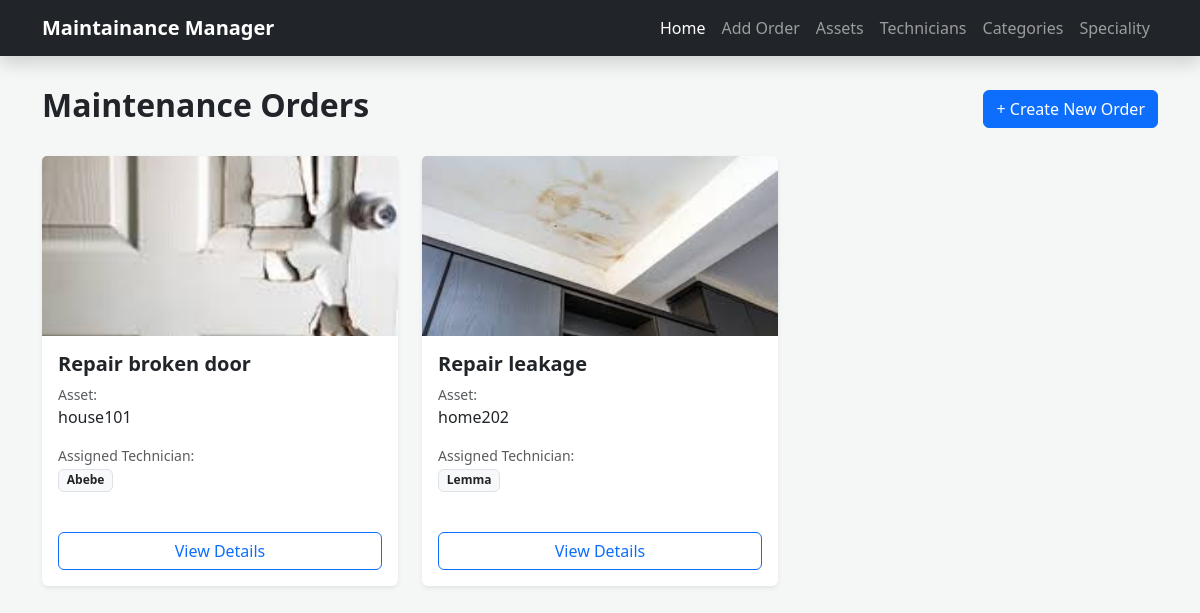
The page / on the database its author committed.
### maintain/models.py (models this page shows, shortened)
class Order(models.Model):
    name = models.CharField(max_length=100)
    image = models.ImageField(upload_to='media/')
    asset = models.ForeignKey(Asset,on_delete=models.CASCADE)
    technician = models.ForeignKey(Technician,on_delete=models.SET_NULL,null=True)
    visibility = models.BooleanField(default=True)
    created_at = models.DateTimeField(auto_now_add=True)

class Asset(models.Model):
    name = models.CharField(max_length=100,default='unnamed asset')
    owner_name = models.CharField(max_length=100)
    serial_number = models.CharField(max_length=100, unique=True)
    catagory = models.ForeignKey(Catagory,on_delete=models.SET_NULL,null=True)

class Technician(models.Model):
    name = models.CharField(max_length=100)
    Speciality = models.ForeignKey(Speciality,on_delete=models.SET_NULL,null=True)

### maintain/views.py (the view)
# urls.py: path('', order, name='order'),
def order(request):
    order = Order.objects.filter(visibility=True).order_by('-created_at')
    return render(request, 'home.html', {'orders': order})

### maintain/templates/home.html (shortened to what this page needs)
<!DOCTYPE html>
<html lang="en">
<head>
    <link href="https://cdn.jsdelivr.net/npm/bootstrap@5.3.0/dist/css/bootstrap.min.css" rel="stylesheet">
</head>
<body>
    <nav class="navbar navbar-expand-lg navbar-dark bg-dark shadow">
        <div class="container">
            <a class="navbar-brand fw-bold" href="{% url 'order' %}">Maintainance Manager</a>
            <div class="collapse navbar-collapse" id="navbarNav">
                <ul class="navbar-nav ms-auto">
                    <li class="nav-item"><a class="nav-link active" href="{% url 'order' %}">Home</a></li>
                    <li class="nav-item"><a class="nav-link" href="{% url 'add_order' %}">Add Order</a></li>
                    <li class="nav-item"><a class="nav-link" href="{% url 'asset_list' %}">Assets</a></li>
                    <li class="nav-item"><a class="nav-link" href="{% url 'technician_list' %}">Technicians</a></li>
                    <li class="nav-item"><a class="nav-link" href="{% url 'category_list' %}">Categories</a></li>
                    <li class="nav-item"><a class="nav-link" href="{% url 'speciality_list' %}">Speciality</a></li>
                </ul>
            </div>
        </div>
    </nav>
    <div class="container">
        <div class="d-flex justify-content-between align-items-center mb-4">
            <h1 class="h2 fw-bold text-dark">Maintenance Orders</h1>
            <a href="{% url 'add_order' %}" class="btn btn-primary">+ Create New Order</a>
        </div>
        <div class="row row-cols-1 row-cols-md-2 row-cols-lg-3 g-4">
            {% for order in orders %}
            <div class="col">
                <div class="card order-card shadow-sm h-100">
                    <img src="{{ order.image.url }}" class="card-img-top order-img" alt="{{ order.name }}">
                    <div class="card-body">
                        <h5 class="card-title fw-bold text-truncate">{{ order.name }}</h5>
                        <div class="mb-3">
                            <small class="text-muted d-block">Asset:</small>
                            <span class="fw-medium">{{ order.asset.name }}</span>
                        </div>
                        <div class="mb-3">
                            <small class="text-muted d-block">Assigned Technician:</small>
                            <span class="badge bg-light text-dark border">{{ order.technician.name }}</span>
                        </div>
                    </div>
                    <div class="card-footer bg-transparent border-0 pb-3">
                        <a href="{% url 'order_detail' order.name %}" class="btn btn-outline-primary w-100">View
                            Details</a>
                    </div>
                </div>
            </div>
            {% endfor %}
        </div>
    </div>
</body>
</html>

### maintain/templates/home.html (style rules this page uses)
body { background-color: #f4f7f6; }
.order-card { transition: transform 0.2s, box-shadow 0.2s; border: none; height: 100%; }
.order-img { height: 180px; object-fit: cover; }
.navbar { margin-bottom: 30px; }

### rows shown on the page
Order: image (picture), name "Repair broken door", asset.name "house101", technician.name "Abebe"
Order: image (picture), name "Repair leakage", asset.name "home202", technician.name "Lemma"
